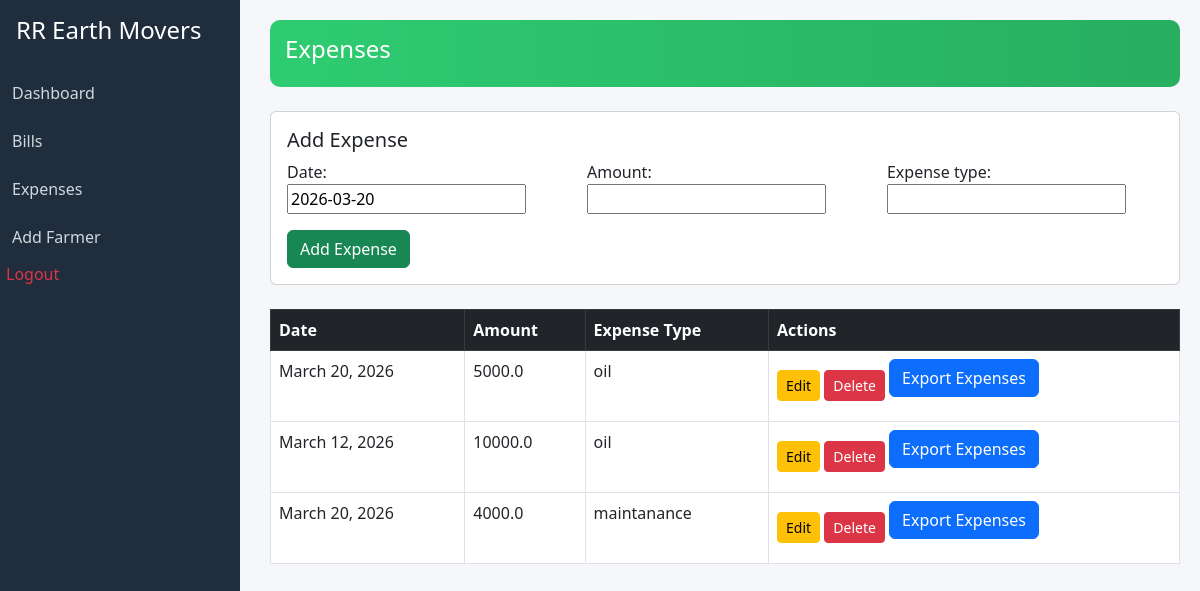
The app's page /expenses/ (signed in) with its own data.
### core/models.py (models this page shows)
class Expense(models.Model):
    amount = models.FloatField()
    expense_type = models.CharField(max_length=50)
    date = models.DateField(default=now)

### core/views.py (the view)
# urls.py: path('expenses/', views.expenses, name='expenses'),
@login_required
def expenses(request):
    form = ExpenseForm(request.POST or None)
    if form.is_valid():
        form.save()
        return redirect('expenses')
    return render(request, 'expenses.html', {
        'expenses': Expense.objects.all(),
        'form': form
    })

### core/forms.py
class ExpenseForm(forms.ModelForm):
    class Meta:
        model = Expense
        fields = '__all__'

### templates/expenses.html (shortened to what this page needs)
{% extends 'base.html' %}
{% block content %}
<div class="topbar mb-4">
    <h4>Expenses</h4>
</div>
<div class="card p-3 mb-4">
    <h5>Add Expense</h5>
    <form method="POST">
        <div class="row">
            <div class="col-md-4">
                {{ form.date.label_tag }}
                {{ form.date }}
            </div>
            <div class="col-md-4">
                {{ form.amount.label_tag }}
                {{ form.amount }}
            </div>
            <div class="col-md-4">
                {{ form.expense_type.label_tag }}
                {{ form.expense_type }}
            </div>
        </div>
        <button class="btn btn-success mt-3">Add Expense</button>
    </form>
</div>
<table class="table table-bordered bg-white">
    <thead class="table-dark">
        <tr>
            <th>Date</th>
            <th>Amount</th>
            <th>Expense Type</th>
            <th>Actions</th>
        </tr>
    </thead>
    <tbody>
        {% for expense in expenses %}
        <tr>
            <td>{{ expense.date }}</td>
            <td>{{ expense.amount }}</td>
            <td>{{ expense.expense_type }}</td>
            <td>
                <a href="{% url 'edit_expense' expense.id %}" class="btn btn-warning btn-sm">Edit</a>
                <a href="{% url 'delete_expense' expense.id %}" class="btn btn-danger btn-sm">Delete</a>
                <a href="{% url 'export_expenses' %}" class="btn btn-primary mb-3">Export Expenses</a>
            </td>
        </tr>
        {% empty %}
        <tr>
            <td colspan="4" class="text-center">No Expenses Found</td>
        </tr>
        {% endfor %}
    </tbody>
</table>
{% endblock %}

### templates/base.html (style rules this page uses)
body { background:#f5f7fb; }
.topbar { background:linear-gradient(90deg,#2ecc71,#27ae60); padding:15px; color:white; border-radius:10px; }

### records on screen
Expense: date "March 20, 2026", amount "5000.0", expense_type "oil"
Expense: date "March 12, 2026", amount "10000.0", expense_type "oil"
Expense: date "March 20, 2026", amount "4000.0", expense_type "maintanance"
